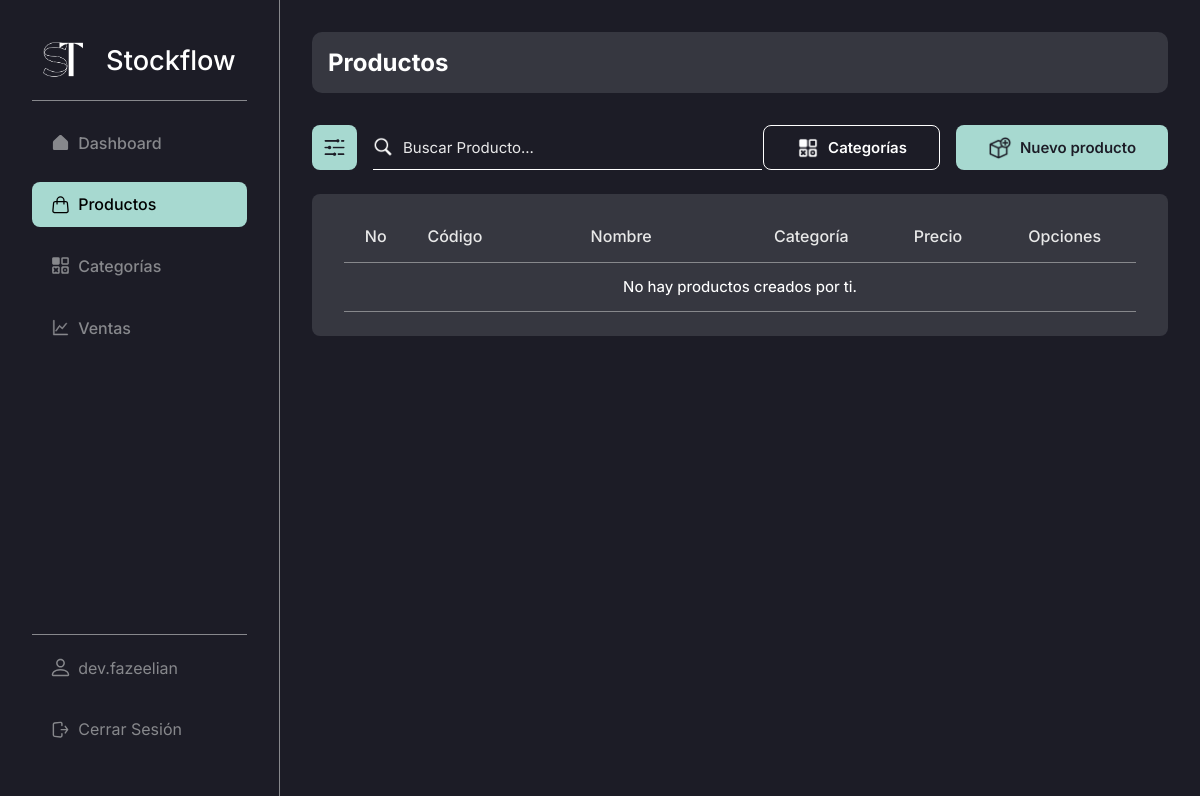
The page /admin/products/ (signed in) on the database as committed earlier.
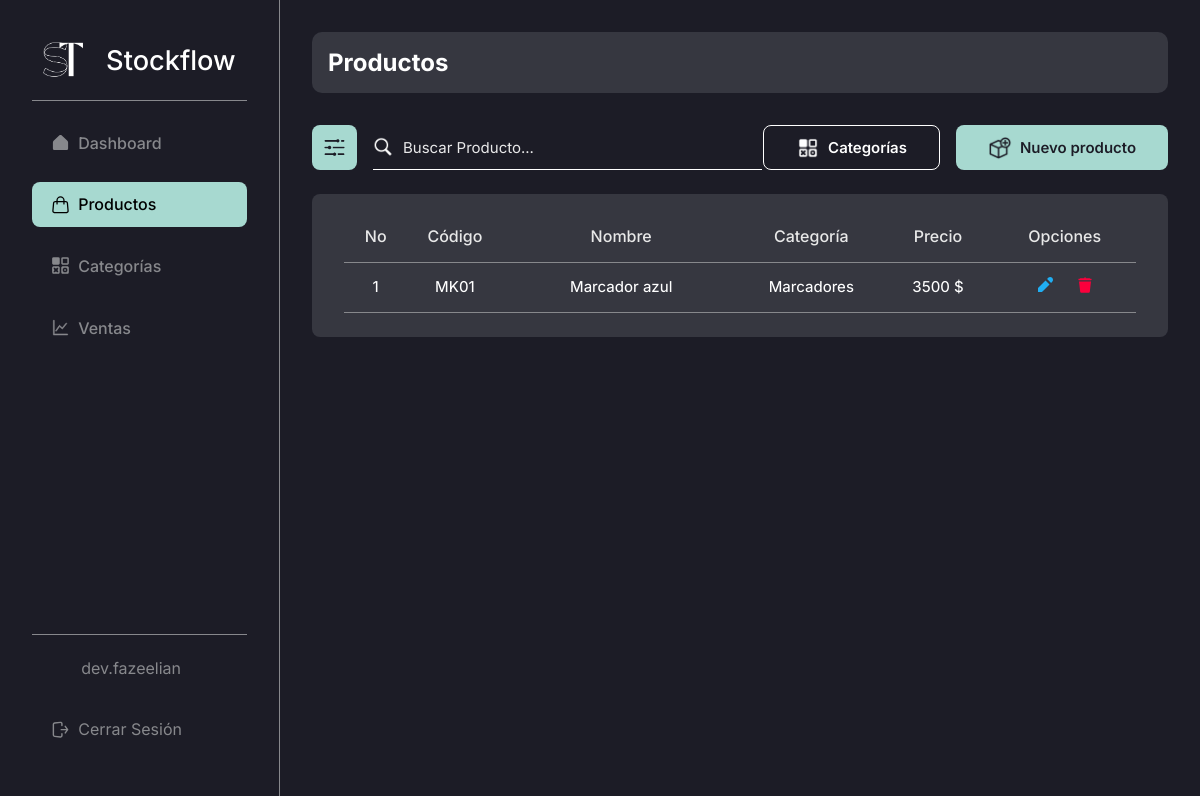
The same page on the database as committed later.
### stockflow/models.py (models this page shows, shortened)
class User(db.Model):
    id = db.Column(db.Integer, primary_key = True) # Primary key
    email = db.Column(db.String(255), unique = True, nullable = False)
    username = db.Column(db.String(20), unique = True, nullable = False)
    names = db.Column(db.String(50), nullable = True, default="")
    last_names = db.Column(db.String(50), nullable = True, default="")
    password = db.Column(db.Text, nullable = False)
    profile_photo = db.Column(db.String(255), nullable=True, default="")

class Product(db.Model):
    id = db.Column(db.Integer, primary_key = True) # Primary key
    created_by = db.Column(db.Integer, db.ForeignKey("user.id"), nullable = False) # Foreign key
    name = db.Column(db.String(100), nullable = False)
    code = db.Column(db.String(10), nullable=False)
    category_id = db.Column(db.Integer, db.ForeignKey("category.id"), nullable = False) # Foreign key
    price = db.Column(db.Integer, nullable = False)
    image = db.Column(db.String(255), nullable = True)
    category = db.relationship('Category', backref='products', lazy=True)

class Category(db.Model):
    id = db.Column(db.Integer, primary_key = True) # Primary key
    created_by = db.Column(db.Integer, db.ForeignKey("user.id"), nullable = False) # Foreign key
    name = db.Column(db.String(50), unique = True, nullable = False)
    description = db.Column(db.String(255), default='Sin descripción')

### stockflow/admin.py (the view)
@bp.route("/products/", methods = ("GET", "POST"))
@login_required
def products():
    query = ""
    products = []
    if request.method == "POST":
        query = request.form.get("searchProduct", "")
        products = Product.query.filter(
            (
                Product.name.ilike(f"%{query}%") |  # Searching by name
                Product.code.ilike(f"%{query}%")  # Searching by code
            )
        ).all()
    else:
        products = Product.query.filter(Product.created_by == g.user.id).all()
    return render_template("modules/products/index.html", products = products, query=query)

### stockflow/auth.py (called while the page is built)
def login_required(view):
    @functools.wraps(view)
    def wrapped_view(**kwargs):
        if g.user is None:
            message = "Debes iniciar sesión"
            flash(message)
            return redirect(url_for("auth.login"))
        return view(**kwargs)
    return wrapped_view

@bp.before_app_request # Execute the next function in every request, every page
def load_logged_in_user():
    user_id = session.get("user_id")
    if user_id is None:
        g.user = None
    else:
        g.user = User.query.get_or_404(user_id)

### stockflow/templates/modules/products/index.html (shortened to what this page needs)
{% extends 'base-admin.html' %}
{% block content %}
    <head>
        <link rel="stylesheet" href="{{ url_for('static', filename='css/modules/products.css') }}">
    </head>
    <div class="content-group inter bg-black-light">
        <h2 class="color-white inter">Productos</h2>
    </div>
    <div class="top-page">
        <div class="cont-search">
            <button class="btn-search-filter bg-turquese-light-blue">
                <img src="{{ url_for('static', filename='img/icons/filter.png') }}" alt="">
            </button>
            <form action="{{ url_for('admin.products') }}" method="post" class="search-bar">
                <img src="{{ url_for('static', filename='img/icons/search.png') }}" alt="">
                <input type="text" class="color-white inter" name="searchProduct" value="{{ query }}" id="search" placeholder="Buscar Producto...">
            </form>
        </div>
        <div class="cont-create" style="gap: 1rem;">
            <a href="{{ url_for('admin.categories') }}" class="btn-create bg-black color-white inter" style="border: 1px solid white;">
                <img src="{{ url_for('static', filename='img/icons/categories.png') }}" alt="">
                <h2>Categorías</h2>
            </a>
            <a href="{{ url_for('admin.new_product') }}" class="btn-create bg-turquese-light-blue color-black inter">
                <img src="{{ url_for('static', filename='img/icons/add-product.png') }}" alt="">
                <h2>Nuevo producto</h2>
            </a>
        </div>
    </div>
    <table class="table inter bg-black-light">
        <thead>
            <tr class="thead color-white-gray">
                <th class="th th-no-prods">No</th>
                <th class="th th-code-prods">Código</th>
                <th class="th th-name-prods">Nombre</th>
                <th class="th th-category-prods">Categoría</th>
                <th class="th th-price-prods">Precio</th>
                <th class="th th-options-prods">Opciones</th>
            </tr>
        </thead>
        <tbody>
            <tr class="tbody">
                {% if products %}
                    {% for product in products | reverse %}
                        {% if g.user.id == product.created_by %}
                            <td class="td td-no-prods">{{ loop.index }}</td>
                            <td class="td td-code-prods">{{ product.code }}</td>
                            <td class="td td-name-prods"><a href="#" class="color-white">{{ product.name }}</a></td>
                            <td class="td td-category-prods">{{ product.category.name }}</td>
                            <td class="td td-price-prods">{{ product.price }} $</td>
                            <td class="td td-options-prods">
                                <a href="{{ url_for('admin.update_product', id = product.id) }}">
                                    <svg
                                        xmlns="http://www.w3.org/2000/svg"
                                        viewBox="0 0 16 16"
                                        fill="#20AEF3"
                                    >
                                        <path
                                            d="M12.527 7.473L8.527 3.473 1 11 1 15 5 15zM11.172.828l-1.065 1.065 4 4 1.065-1.065c1.105-1.105 1.105-2.895 0-4l0 0C14.067-.276 12.276-.276 11.172.828z"
                                        />
                                    </svg>
                                </a>
                                <a href="{{ url_for('admin.delete_product', id = product.id) }}">
                                </a>
                            </td>
                        {% else %}
                            <td class="td" style="width: 100%;">No hay productos creados por ti.</td>
                        {% endif %}
                    {% endfor %}
                {% else %}
                    {% if query %}
                        <td class="td" style="width: 100%;">Producto no encontrado: {{ query }}</td>
                    {% else %}
                        <td class="td" style="width: 100%;">No hay productos creados por ti.</td>
                    {% endif %}
                {% endif %}
            </tr>
        </tbody>
    </table>
{% endblock %}

### stockflow/templates/base-admin.html (shortened to what this page needs)
<!DOCTYPE html>
<html lang="es">
<head>
    <link rel="stylesheet" href="{{ url_for('static', filename='css/global.css') }}">
    <link rel="stylesheet" href="{{ url_for('static', filename='css/base.css') }}">
    <link rel="stylesheet" href="{{ url_for('static', filename='css/tables.css') }}">
    <link rel="stylesheet" href="{{ url_for('static', filename='css/search.css') }}">
    <link rel="stylesheet" href="{{ url_for('static', filename='css/form.css') }}">
</head>
<body>
    <aside class="side-bar inter bg-black br-gray-1">
        <section class="side-bar-main">
            <h1 class="inter">
                <a href="{{ url_for('admin.dashboard') }}" class="color-white">
                    <img src="{{ url_for('static', filename='img/logo.png') }}" alt="">
                    Stockflow
                </a>
            </h1>
            <br>
            <div class="side-bar-divider" />
            <nav class="side-nav-bar">
                <a
                    href="{{ url_for('admin.dashboard') }}"
                    class="item-side-nav-bar inter {% if request.endpoint == 'admin.dashboard' %}item-side-nav-bar--active{% endif %}"
                >
                    Dashboard
                </a>
                <a
                    href="{{ url_for('admin.products') }}"
                    class="item-side-nav-bar inter {% if request.endpoint == 'admin.products' %}item-side-nav-bar--active{% endif %}"
                >
                    Productos
                </a>
                <a
                    href="{{ url_for('admin.categories') }}"
                    class="item-side-nav-bar inter {% if request.endpoint == 'admin.categories' %}item-side-nav-bar--active{% endif %}"
                >
                    Categorías
                </a>
                <a
                    href="{{ url_for('admin.sales') }}"
                    class="item-side-nav-bar inter {% if request.endpoint == 'admin.sales' %}item-side-nav-bar--active{% endif %}"
                >
                    Ventas
                </a>
            </nav>
        </section>
        <footer class="side-bar-footer" style="flex-direction: column;">
            <a
                href="{{ url_for('admin.profile') }}"
                class="item-side-nav-bar inter {% if request.endpoint == 'admin.profile' %}item-side-nav-bar--active{% endif %}"
            >
                {{ g.user.username }}
            </a>
            <a href="{{ url_for('auth.logout') }}" class="item-side-nav-bar inter">
                Cerrar Sesión
            </a>
        </footer>
    </aside>
    <main class="page-content bg-black">
        {% block content %}{% endblock %}
    </main>
</body>
</html>

### stockflow/static/css/global.css (style rules this page uses)
* { box-sizing: border-box; padding: 0; margin: 0; }
body { display: flex; width: 100%; height: 100%; }
a { text-decoration: none; }
.page-content { display: flex; width: 100%; height: 100%; min-height: 100vh; margin-left: 280px; flex-direction: column; color: white; padding: 2rem; }
.content-group { display: flex; width: 100%; padding: 1rem; border-radius: 10px; }
.bg-black { background-color: #1C1C26; }
.bg-black-light { background-color: #363740; }
.bg-turquese-light-blue { background-color: #A7D9D0; }
.color-black { color: #1C1C26; }
.color-white { color: #FFF; }
.color-white-gray { color: #E8E8E8; }
.inter { font-family: "Inter", sans-serif; font-optical-sizing: auto; font-style: normal; }
.br-gray-1 { border-right: 1px solid #87888C; }

### stockflow/static/css/base.css (style rules this page uses)
.side-bar { display: flex; position: fixed; z-index: 1; top: 0; left: 0; width: 280px; flex-direction: column; height: 100vh; padding: 2.5rem 2rem 2rem; justify-content: space-between; }
.side-bar h1 { text-align: center; font-weight: 500; }
.side-bar h1 a { display: flex; font-size: 2rem; align-items: center; justify-content: space-around; }
.side-bar h1 a img { width: 40px; height: 40px; }
.side-bar-main { display: flex; width: 100%; height: auto; flex-direction: column; }
.side-nav-bar { display: flex; width: 100%; height: auto; list-style: none; flex-direction: column; margin-top: 20px; }
.side-nav-bar a { font-weight: 500; }
.item-side-nav-bar, .item-side-nav-bar--active { display: flex; width: 100%; height: auto; padding: 1rem 1.5rem 1rem; border-radius: 8px; margin-bottom: 1rem; text-decoration: none; align-items: center; gap: 10px; }
.item-side-nav-bar { color: #87888C; }
.item-side-nav-bar--active { color: black; background-color: #A7D9D0; }
.item-side-nav-bar--active svg { color: black !important; }
.item-side-nav-bar svg, .item-side-nav-bar--active svg { width: 20px; height: 20px; }
.item-side-nav-bar svg { color: #87888C !important; }
.side-bar-divider { display: flex; width: 100%; height: 1px; background-color: #87888C; }
.side-bar-footer { display: flex; width: 100%; min-height: 1px; border-top: 1px solid #87888C; align-items: center; justify-content: center; padding-top: 10px; }
@media screen and (max-width: 1440px) { .side-bar h1 a { font-size: 1.7rem; } }
@media screen and (max-width: 1440px) { .item-side-nav-bar, .item-side-nav-bar--active { padding: 0.8rem 1.2rem 0.8rem; gap: 8px; } }
@media screen and (max-width: 1440px) { .item-side-nav-bar svg, .item-side-nav-bar--active svg { width: 19px; height: 19px; } }

### stockflow/static/css/tables.css (style rules this page uses)
.table { display: flex; width: 100%; height: auto; margin: 2rem 0 2rem; flex-direction: column; border-radius: 8px; padding: 0 1.7rem 2rem; }
.thead { display: flex; width: 100%; height: auto; justify-content: space-between; padding: 1rem 0 0; border-bottom: 1px solid #87888C; }
.th { display: flex; width: auto; height: auto; padding: 1rem; font-size: 18px; justify-content: center; align-items: center; font-weight: 500; }
.tbody { display: flex; width: 100%; height: 100%; justify-content: space-between; border-bottom: 1px solid #87888C; }
.td { display: flex; width: auto; height: 100%; font-size: 16px; justify-content: center; align-items: center; text-align: center; padding: 1rem 0 1rem; font-weight: 450; }
.td svg { width: 18px; height: 18px; }
@media screen and (max-width: 1440px) { .table { margin: 1.5rem 0 1.5rem; padding: 0 2rem 1.5rem; } }
@media screen and (max-width: 1440px) { .th { font-size: 16px; } }
@media screen and (max-width: 1440px) { .td { font-size: 15px; padding: 0.9rem 0 0.9rem; } }
@media screen and (max-width: 1440px) { .td svg { width: 16px; height: 16px; } }

### stockflow/static/css/modules/products.css (style rules this page uses)
.th-no-prods, .td-no-prods { width: 8%; }
.th-code-prods, .td-code-prods { width: 12%; }
.th-name-prods, .td-name-prods { width: 30%; }
.th-category-prods, .td-category-prods { width: 18%; }
.th-price-prods, .td-price-prods { width: 14%; }
.th-options-prods, .td-options-prods { width: 18%; }
.td-options-prods { gap: 1.5rem; }

Rows that differ between the two databases and show on the page:
added Product: code "MK01", name "Marcador azul", category.name "Marcadores", price "3500"
Other text that changed with them:
text no longer shown: "No hay productos creados por ti."
